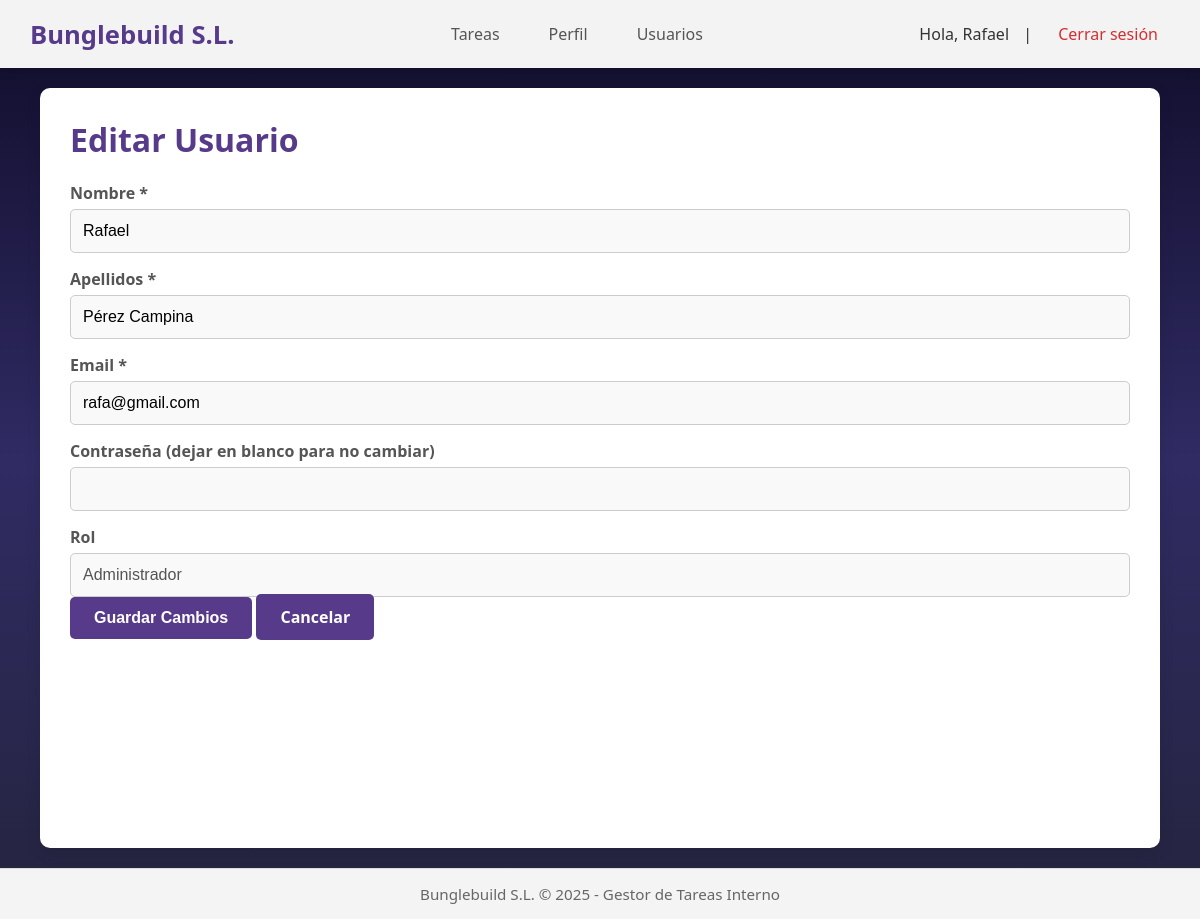
/public/usuarios/editar/1 (signed in), run on the app's committed database.
### tables this page shows
CREATE TABLE `usuario` (
  `user_id` int(11) NOT NULL,
  `user_name` varchar(255) NOT NULL,
  `user_surname` varchar(255) NOT NULL,
  `user_email` varchar(255) NOT NULL,
  `user_password` varchar(255) NOT NULL,
  `role` enum('admin','operario') NOT NULL DEFAULT 'operario',
  `remember_token` varchar(100) DEFAULT NULL,
  `created_at` timestamp NULL DEFAULT NULL,
  `updated_at` timestamp NULL DEFAULT NULL
);

### app/controllers/UsuarioController.php (called while the page is built, shortened)
<?php
class UsuarioController
{
    public function editarUsuarioForm(int $userId)
    {
        $pdo = Database::getInstance()->getConnection();
        $stmt = $pdo->prepare("SELECT * FROM usuario WHERE user_id = ?");
        $stmt->execute([$userId]);
        $usuario = $stmt->fetch();
        include __DIR__ . '/../views/pages/usuario_editar.php';
        include __DIR__ . '/../views/layouts/main.php';
    }
}
?>

### app/views/pages/usuario_editar.php (the view, shortened to what this page needs)
<h1>Editar Usuario</h1>
<form method="POST" action="<?= BASE_PATH ?>/usuarios/editar/<?= (int)$usuario['user_id'] ?>">
    <label for="user_name">Nombre *</label>
    <input type="text" name="user_name" value="<?= htmlspecialchars($usuario['user_name']) ?>" required>
    <label for="user_surname">Apellidos *</label>
    <input type="text" name="user_surname" value="<?= htmlspecialchars($usuario['user_surname']) ?>" required>
    <label for="user_email">Email *</label>
    <input type="text" name="user_email" value="<?= htmlspecialchars($usuario['user_email']) ?>" required>
    <label for="user_password">Contraseña (dejar en blanco para no cambiar)</label>
    <input type="password" name="user_password">
    <?php if ($usuario['user_id'] != $_SESSION['user_id']): ?>
        <label for="role">Rol *</label>
        <select name="role" required>
            <option value="operario" <?= ($usuario['role'] === 'operario') ? 'selected' : '' ?>>Operario</option>
            <option value="admin" <?= ($usuario['role'] === 'admin') ? 'selected' : '' ?>>Administrador</option>
        </select>
    <?php else: ?>
        <label>Rol</label>
        <input type="text" value="<?= $usuario['role'] === 'admin' ? 'Administrador' : 'Operario' ?>" disabled>
    <?php endif; ?>
    <button type="submit">Guardar Cambios</button>
    <a href="<?= BASE_PATH ?>/usuarios" class="btn">Cancelar</a>
</form>

### assets/css/main.css (style rules this page uses)
body { margin: 0; padding: 0; font-family: 'Segoe UI', Tahoma, Geneva, Verdana, sans-serif; background: linear-gradient(to bottom, #0f0c29, #302b63, #24243e); color: #333; }
.content h1 { color: #573b8a; margin-top: 0; }
label { display: block; margin: 15px 0 5px; font-weight: bold; color: #555; }
input[type="text"], input[type="email"], input[type="password"], input[type="date"], select, textarea { width: 100%; padding: 12px; border: 1px solid #ccc; border-radius: 5px; font-size: 16px; box-sizing: border-box; background: #f9f9f9; }
button, .btn { padding: 12px 24px; background: #573b8a; color: white; text-decoration: none; border: none; border-radius: 5px; font-size: 16px; font-weight: bold; cursor: pointer; transition: background 0.2s ease; }

### data on the page
usuario: user_name "Rafael", user_surname "Pérez Campina", user_email "rafa@gmail.com", role "Administrador"

### other printed values
$_SESSION['user_name'] "Rafael"
